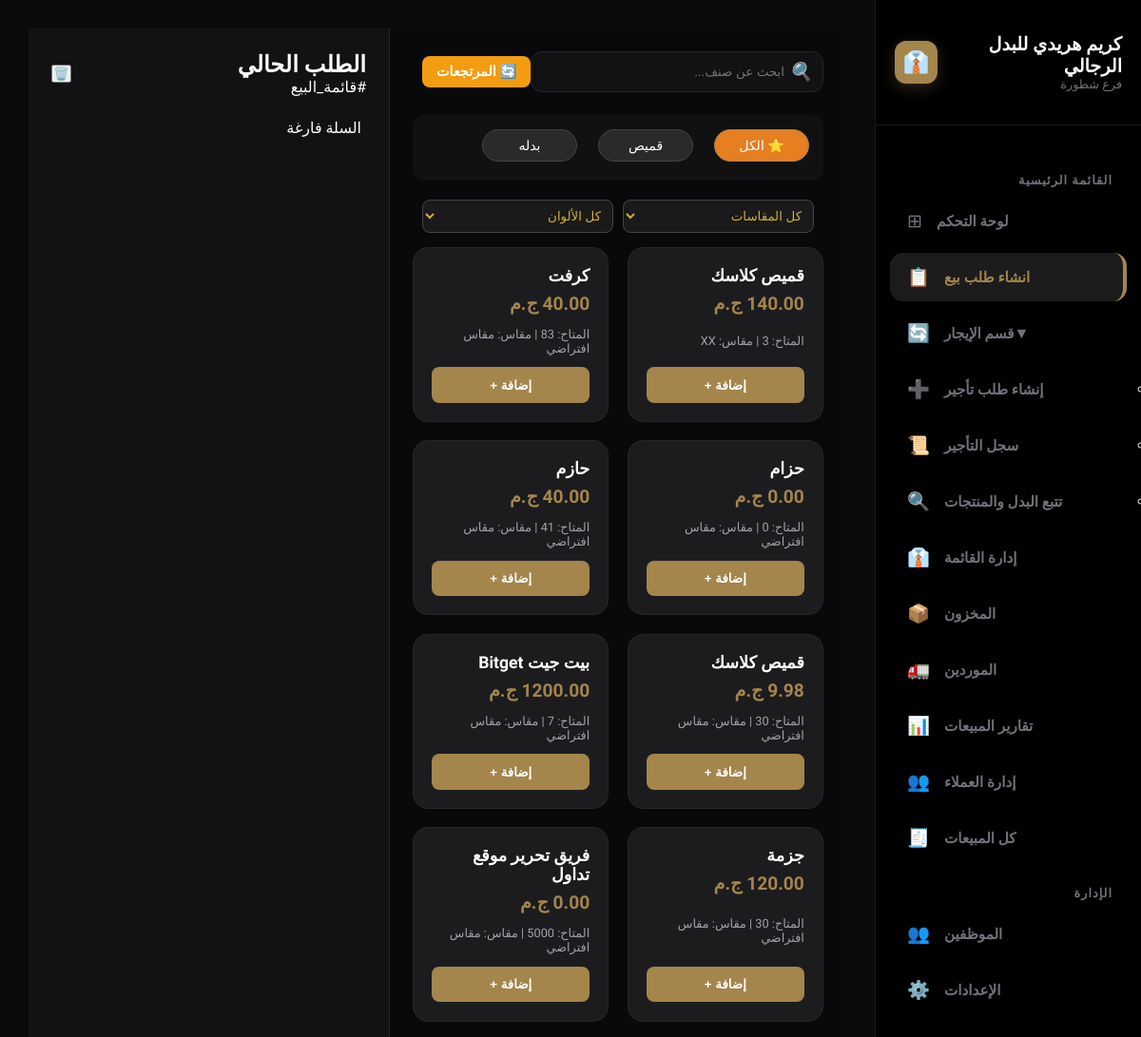
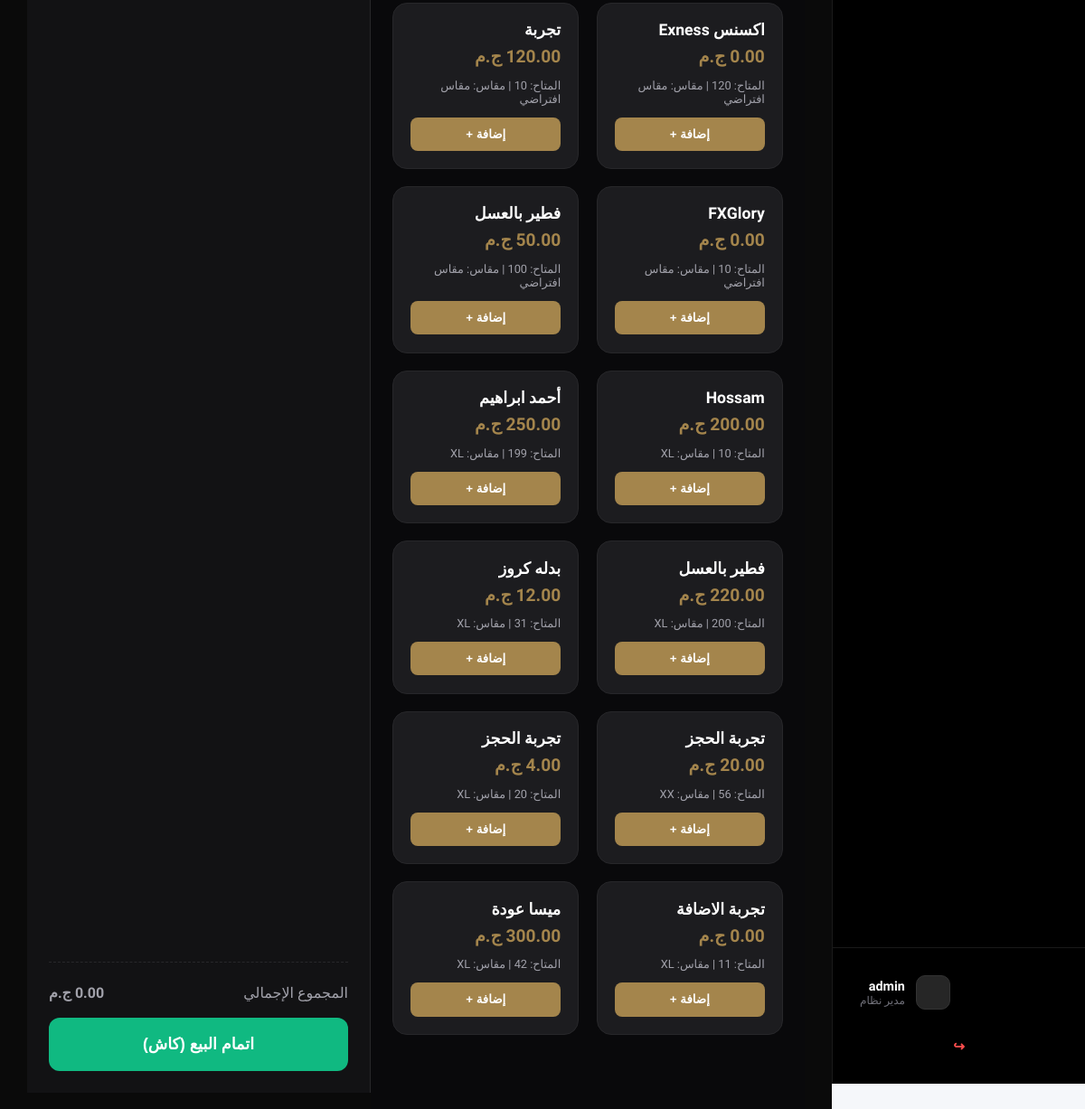
/pos/ (signed in), run on the app's committed database (2 pictures, top to bottom).
### accounts/models.py (models this page shows, shortened)
class Users(AbstractUser):
    ROLE_CHOICES = (
        ('manager', 'مدير'),
        ('employee', 'موظف'),
        ('designer', 'Designer'),
    )
    role = models.CharField(max_length=10, choices=ROLE_CHOICES, default='employee')
    job_title = models.CharField(max_length=100, blank=True, null=True)
    mobile = models.CharField(max_length=15)

### categories/models.py (models this page shows, shortened)
class IngredientCategory(models.Model):
    category = models.CharField (max_length=100, verbose_name="اصناف المخزن ")
    def __str__(self):
        return self.category

class Size_choices(models.Model):
    size = models.CharField (max_length=100, verbose_name="احجام المنتجات")

### pos/models.py (models this page shows, shortened)
class InventoryItem(models.Model):
    name = models.CharField(max_length=200, verbose_name="اسم الصنف")
    category = models.ForeignKey(IngredientCategory, on_delete=models.CASCADE, related_name='items', verbose_name="الفئة")
    size = models.ForeignKey(Size_choices, on_delete=models.CASCADE, verbose_name="الحجم")
    color = models.ForeignKey(Colors_choices, on_delete=models.CASCADE, verbose_name="اللون")
    quantity = models.PositiveIntegerField(verbose_name="الكمية الحالية")
    min_limit = models.PositiveIntegerField(verbose_name="حد الطلب (الحد الأدنى)")
    unit = models.ForeignKey(Unit_choices, on_delete=models.CASCADE, verbose_name="الوحدة")
    unit_cost = models.DecimalField(max_digits=10, decimal_places=2, verbose_name="سعر الوحدة")
    supply_cost = models.DecimalField(max_digits=10, decimal_places=2, verbose_name="تكلفة التوريد")
    profit = models.DecimalField(max_digits=10, decimal_places=2, verbose_name="الربح المتوقع")
    updated_at = models.DateTimeField(auto_now=True, verbose_name="آخر تحديث")
    Supplier = models.ForeignKey(Supplier, on_delete=models.CASCADE, verbose_name="المورد")
    is_rental = models.BooleanField(default=False, verbose_name="هل الصنف للإيجار؟")
    rental_code = models.CharField(max_length=20, unique=True, null=True, blank=True, editable=False, verbose_name="كود الصنف")

### pos/views.py (the view)
# urls.py: path('', views.pos_page, name='pos_page'),
@login_required
def pos_page(request):
    products = InventoryItem.objects.all()
    categories = IngredientCategory.objects.all()
    sizes = Size_choices.objects.all()
    colors = Colors_choices.objects.all()
    return render(request, 'pos/pos_page.html', {
        'products': products,
        'categories': categories,
        'sizes': sizes,
        'colors': colors
    })

### accounts/context_processors.py (called while the page is built)
def notifications_processor(request):
    if request.user.is_authenticated:
        notifications = Notification.objects.filter(user=request.user, is_deleted=False).order_by('-created_at')[:10]
    else:
        notifications = []
    return {'notifications': notifications}

### templates/pos/pos_page.html (shortened to what this page needs)
{% extends 'base.html' %}
{% load static %}
{% block extra_css %}
<link rel="stylesheet" href="{% static 'css/pos.css' %}">
{% endblock %}
{% block content %}
<div class="pos-wrapper">
    <section class="products-section">
        <header class="pos-top-bar">
            <div class="search-container">
                <i class="search-icon">🔍</i>
                <input type="text" id="posSearch" placeholder="ابحث عن صنف...">
            </div>
            <div class="user-actions">
                <a href="{% url 'orders' %}" class="btn-top-action btn-return">🔄 المرتجعات</a>
            </div>
        </header>
        <nav class="categories-container" style="background: #111; padding: 15px; border-radius: 12px; margin-bottom: 20px;">
            <div class="cat-track" style="display: flex; gap: 12px; overflow-x: auto; padding-bottom: 5px;">
                <button class="cat-pill active" data-filter="all" style="min-width: 100px;">⭐ الكل</button>
                {% for category in categories %}
                    <button class="cat-pill" data-filter="{{ category.id }}" style="min-width: 100px;">
                        {{ category.name|default:category }}
                    </button>
                {% endfor %}
            </div>
        </nav>
        <div class="extra-filters" style="display: flex; gap: 10px; margin-bottom: 15px; padding: 0 10px;">
            <select id="sizeFilter" class="form-select-luxury" style="flex: 1; padding: 8px; border-radius: 8px; background: #1a1a1a; color: #d4af37; border: 1px solid #444;">
                <option value="all">كل المقاسات</option>
            </select>
            <select id="colorFilter" class="form-select-luxury" style="flex: 1; padding: 8px; border-radius: 8px; background: #1a1a1a; color: #d4af37; border: 1px solid #444;">
                <option value="all">كل الألوان</option>
            </select>
        </div>
        <div class="products-layout" id="productsGrid">
            {% for item in products %}
            <div class="product-item"
                data-category="{{ item.category.id }}"
                data-size="{{ item.size.id }}"
                data-color="{{ item.color.id }}">
                <div class="product-main-info">
                    <h3 class="product-title">{{ item.name }}</h3>
                    <div class="product-price-tag">{{ item.unit_cost }} <span>ج.م</span></div>
                </div>
                <p class="product-desc">المتاح: {{ item.quantity }} | مقاس: {{ item.size.size }}</p>
                <button class="add-to-cart-btn" data-id="{{ item.id }}" data-name="{{ item.name }}" data-price="{{ item.unit_cost }}"> إضافة + </button>
            </div>
            {% endfor %}
        </div>
    </section>
    <aside class="cart-sidebar">
        <div class="cart-header">
            <div class="cart-meta"><h2>الطلب الحالي</h2><span class="order-id">#قائمة_البيع</span></div>
            <button class="clear-cart" id="clearCart">🗑️</button>
        </div>
        <div class="cart-items-container" id="cartItemsContainer"><div class="empty-cart-msg">السلة فارغة</div></div>
        <div class="cart-summary-footer">
            <div class="bill-row"><span>المجموع الإجمالي</span> <span id="totalDisplay" style="font-weight: bold;">0.00 ج.م</span></div>
            <button class="check-btn cash" id="cashCheckout" style="width: 100%; margin-top: 10px;">اتمام البيع (كاش)</button>
        </div>
    </aside>
</div>
{% endblock %}

### templates/includes/sidebar.html (shortened to what this page needs)
<aside class="sidebar">
    <div class="sidebar-header">
        <div class="brand-info">
            <h2 class="store-name">كريم هريدي للبدل الرجالي</h2>
            <p class="store-branch">فرع شطورة</p>
        </div>
        <div class="brand-logo">
            <div class="logo-circle">👔</div> </div>
    </div>
    <nav class="sidebar-menu">
        <div class="menu-section">
            <h3 class="menu-title">القائمة الرئيسية</h3>
            <ul class="menu-items">
                <li>
                    <a href="{% url 'dashboard' %}" class="{% if request.path == '/' %}active{% endif %}">
                        <span class="icon">⊞</span>
                        <span class="text">لوحة التحكم</span>
                    </a>
                </li>
                <li>
                    <a href="{% url 'pos_page' %}" class="{% if request.resolver_match.url_name == 'pos_page' %}active{% endif %}">
                        <span class="icon">📋</span>
                        <span class="text">انشاء طلب بيع</span>
                    </a>
                </li>
                <li class="menu-item-dropdown">
                    <a href="javascript:void(0)" class="dropdown-trigger {% if 'rental' in request.path %}active{% endif %}" onclick="toggleDropdown(this)">
                        <span class="icon">🔄</span>
                        <span class="text">قسم الإيجار</span>
                        <span class="arrow">▼</span>
                    </a>
                    <ul class="submenu">
                        <li>
                            <a href="{% url 'pos_rental_page' %}" class="{% if request.resolver_match.url_name == 'pos_rental_page' %}active{% endif %}">
                                <span class="icon">➕</span>
                                <span class="text">إنشاء طلب تأجير</span>
                            </a>
                        </li>
                        <li>
                            <a href="/pos/rental_items/" class="{% if '/pos/rental_items/' in request.path %}active{% endif %}">
                                <span class="icon">📜</span>
                                <span class="text">سجل التأجير</span>
                            </a>
                        </li>
                        <li>
                            <a href="/pos/rental-items-log/" class="{% if '/pos/rental_items_list/' in request.path %}active{% endif %}">
                                <span class="icon">🔍</span>
                                <span class="text">تتبع البدل والمنتجات</span>
                            </a>
                        </li>
                    </ul>
                </li>
                <li>
                    <a href="{% url 'menu_management' %}" class="{% if request.resolver_match.url_name == 'menu_management' %}active{% endif %}">
                        <span class="icon">👔</span>
                        <span class="text">إدارة القائمة</span>
                    </a>
                </li>
                <li>
                    <a href="{% url 'inventory_management' %}" class="{% if request.resolver_match.url_name == 'inventory_management' %}active{% endif %}">
                        <span class="icon">📦</span>
                        <span class="text">المخزون</span>
                    </a>
                </li>
                <li>
                    <a href="{% url 'supplies_management' %}" class="{% if request.resolver_match.url_name == 'supplies_management' %}active{% endif %}">
                        <span class="icon">🚛</span>
                        <span class="text">الموردين</span>
                    </a>
                </li>
                <li>
                    <a href="{% url 'sales_reports' %}" class="{% if request.resolver_match.url_name == 'sales_reports' %}active{% endif %}">
                        <span class="icon">📊</span>
                        <span class="text">تقارير المبيعات</span>
                    </a>
                </li>
                <li>
                    <a href="{% url 'customer_management' %}" class="{% if request.resolver_match.url_name == 'customer_management' %}active{% endif %}">
                        <span class="icon">👥</span>
                        <span class="text">إدارة العملاء</span>
                    </a>
                </li>
                <li>
                    <a href="{% url 'orders' %}" class="{% if request.resolver_match.url_name == 'orders' %}active{% endif %}">
                        <span class="icon">🧾</span>
                        <span class="text">كل المبيعات</span>
                    </a>
                </li>
            </ul>
        </div>
        <div class="menu-section">
            <h3 class="menu-title">الإدارة</h3>
            <ul class="menu-items">
                <li>
                    <a href="{% url 'employees_management' %}" class="{% if request.resolver_match.url_name == 'employees_management' %}active{% endif %}">
                        <span class="icon">👥</span>
                        <span class="text">الموظفين</span>
                    </a>
                </li>
                <li>
                    <a href="#" class="{% if request.resolver_match.url_name == 'settings' %}active{% endif %}">
                        <span class="icon">⚙️</span>
                        <span class="text">الإعدادات</span>
                    </a>
                </li>
            </ul>
        </div>
    </nav>
    <div class="user-section">
        <div class="user-info-wrapper">
            <div class="user-avatar">
            </div>
            <div class="user-details">
                <h4 class="user-name">
                    {% if user.is_authenticated %}
                        {{ user.get_full_name|default:user.username }}
                    {% else %}
                        زائر
                    {% endif %}
                </h4>
                <p class="user-role">
                    {% if user.is_authenticated %}
                        {% if user.is_superuser %}مدير نظام{% else %}كاشير{% endif %}
                    {% else %}
                        غير مسجل
                    {% endif %}
                </p>
            </div>
        </div>
        <form method="post" action="{% url 'logout' %}">
            <button type="submit" class="logout-btn" title="تسجيل الخروج">
                <span class="logout-icon">↪</span>
            </button>
        </form>
    </div>
</aside>

### static/css/sidebar.css (style rules this page uses)
:root { --accent-gold: #a4854c; --surface-dark: #111111; --bg-active: #1c1c1c; --text-gold: #bc9c65; --text-white: #ffffff; --text-dim: #71717a; --sidebar-width: 280px; }
.sidebar { width: var(--sidebar-width); height: 100vh; background: #000000; display: flex; flex-direction: column; border-left: 1px solid #1a1a1a; position: fixed; right: 0; top: 0; font-family: 'Cairo', sans-serif; z-index: 1000; }
.sidebar-header { padding: 35px 20px; display: flex; justify-content: flex-end; align-items: center; gap: 15px; border-bottom: 1px solid #1a1a1a; }
.store-name { font-size: 1.2rem; font-weight: 800; margin: 0; color: var(--text-white); }
.store-branch { font-size: 0.8rem; margin: 0; color: var(--text-dim); }
.logo-circle { width: 45px; height: 45px; background: var(--accent-gold); border-radius: 12px; display: flex; align-items: center; justify-content: center; font-size: 1.4rem; color: white; box-shadow: 0 4px 15px rgba(164, 133, 76, 0.3); }
.sidebar-menu { flex-grow: 1; padding: 25px 15px; overflow-y: auto; }
.menu-title { font-size: 0.8rem; color: var(--text-dim); margin: 25px 15px 10px 0; font-weight: 700; text-transform: uppercase; letter-spacing: 1px; }
.menu-items { list-style: none; padding: 0; margin: 0; }
.menu-items li a { display: flex; align-items: center; justify-content: flex-end; padding: 14px 18px; text-decoration: none; color: var(--text-dim); border-radius: 14px; margin-bottom: 8px; transition: all 0.3s cubic-bezier(0.4, 0, 0.2, 1); position: relative; }
.menu-items li a.active { background-color: var(--bg-active); color: var(--accent-gold); border-right: 4px solid var(--accent-gold); }
.menu-items li a .icon { order: 2; margin-left: 0; margin-right: 15px; font-size: 1.2rem; }
.menu-items li a .text { order: 1; font-weight: 600; font-size: 0.95rem; }
.user-section { padding: 20px; border-top: 1px solid #1a1a1a; display: flex; flex-direction: column; gap: 10px; }
.user-info-wrapper { display: flex; align-items: center; justify-content: flex-end; gap: 12px; padding: 10px; }
.user-avatar { width: 38px; height: 38px; background: #262626; border: 1px solid #333; border-radius: 10px; display: flex; align-items: center; justify-content: center; color: var(--accent-gold); font-weight: bold; }
.user-name { font-size: 0.9rem; margin: 0; color: var(--text-white); font-weight: 700; }
.user-role { font-size: 0.75rem; margin: 0; color: var(--text-dim); }
.logout-btn { display: flex; align-items: center; justify-content: center; gap: 8px; background: none; border: none; color: #ff4d4d; font-size: 0.95rem; font-weight: 700; cursor: pointer; padding: 12px; width: 100%; transition: 0.2s; }

### templates/pos/pos_page.html (style rules this page uses)
.cart-sidebar { display: flex; flex-direction: column; height: calc(100vh - 20px); position: sticky; top: 10px; }
#cartItemsContainer { flex: 1; overflow-y: auto; padding-right: 5px; min-height: 200px; }
.btn-top-action { color: white !important; text-decoration: none; padding: 8px 15px; border-radius: 8px; font-size: 0.9rem; font-weight: bold; margin-left: 10px; display: flex; align-items: center; gap: 5px; border: none; cursor: pointer; font-family: 'Cairo'; }
.btn-return { background-color: #f39c12; }

### templates/base.html (style rules this page uses)
* { margin: 0; padding: 0; box-sizing: border-box; }
body { font-family: 'Cairo', sans-serif; background-color: #f5f7fa; margin: 0; padding-right: 280px; min-height: 100vh; }

### data on the page
Users: get_full_name "admin"
IngredientCategory: name "قميص"
IngredientCategory: name "بدله"
InventoryItem: name "قميص كلاسك", unit_cost "140.00", size.size "XX"
InventoryItem: name "كرفت", unit_cost "40.00", size.size "مقاس افتراضي"
InventoryItem: name "حزام", unit_cost "0.00", size.size "مقاس افتراضي"
InventoryItem: name "حازم", unit_cost "40.00", size.size "مقاس افتراضي"
InventoryItem: name "قميص كلاسك", unit_cost "9.98", size.size "مقاس افتراضي"
InventoryItem: name "بيت جيت Bitget", unit_cost "1200.00", size.size "مقاس افتراضي"
InventoryItem: name "جزمة", unit_cost "120.00", size.size "مقاس افتراضي"
InventoryItem: name "فريق تحرير موقع تداول", unit_cost "0.00", size.size "مقاس افتراضي"
InventoryItem: name "اكسنس Exness", unit_cost "0.00", size.size "مقاس افتراضي"
InventoryItem: name "تجربة", unit_cost "120.00", size.size "مقاس افتراضي"
InventoryItem: name "FXGlory", unit_cost "0.00", size.size "مقاس افتراضي"
InventoryItem: name "فطير بالعسل", unit_cost "50.00", size.size "مقاس افتراضي"
InventoryItem: name "Hossam", unit_cost "200.00", size.size "XL"
InventoryItem: name "أحمد ابراهيم", unit_cost "250.00", size.size "XL"
InventoryItem: name "فطير بالعسل", unit_cost "220.00", quantity "200", size.size "XL"
InventoryItem: name "بدله كروز", unit_cost "12.00", size.size "XL"
InventoryItem: name "تجربة الحجز", unit_cost "20.00", size.size "XX"
InventoryItem: name "تجربة الحجز", unit_cost "4.00", size.size "XL"
InventoryItem: name "تجربة الاضافة", unit_cost "0.00", size.size "XL"
InventoryItem: name "ميسا عودة", unit_cost "300.00", size.size "XL"
